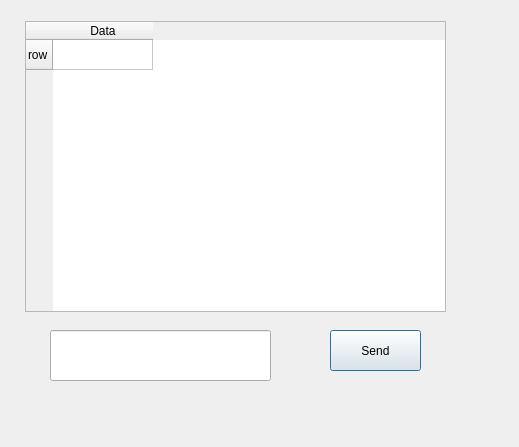
<?xml version="1.0" encoding="UTF-8"?>
<ui version="4.0">
 <class>Dialog</class>
 <widget class="QDialog" name="Dialog">
  <property name="enabled">
   <bool>true</bool>
  </property>
  <property name="geometry">
   <rect>
    <x>0</x>
    <y>0</y>
    <width>519</width>
    <height>447</height>
   </rect>
  </property>
  <property name="windowTitle">
   <string>Dialog</string>
  </property>
  <widget class="QTableWidget" name="tableWidget">
   <property name="geometry">
    <rect>
     <x>25</x>
     <y>21</y>
     <width>421</width>
     <height>291</height>
    </rect>
   </property>
   <row>
    <property name="text">
     <string>row</string>
    </property>
   </row>
   <column>
    <property name="text">
     <string>Data</string>
    </property>
   </column>
  </widget>
  <widget class="QPushButton" name="pushButton">
   <property name="geometry">
    <rect>
     <x>330</x>
     <y>330</y>
     <width>91</width>
     <height>41</height>
    </rect>
   </property>
   <property name="text">
    <string>Send</string>
   </property>
  </widget>
  <widget class="QLineEdit" name="lineEdit">
   <property name="geometry">
    <rect>
     <x>50</x>
     <y>330</y>
     <width>221</width>
     <height>51</height>
    </rect>
   </property>
  </widget>
 </widget>
 <resources/>
 <connections/>
</ui>
